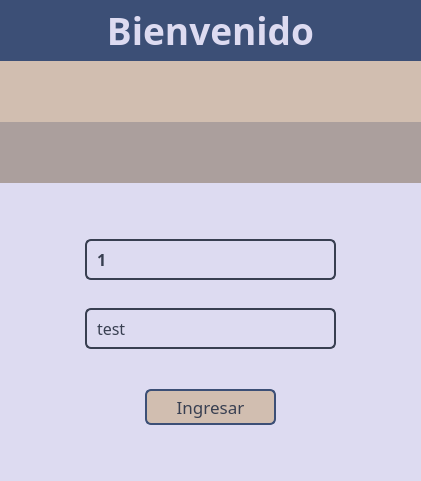
<?xml version="1.0" encoding="UTF-8"?>
<ui version="4.0">
 <class>loginClass</class>
 <widget class="QWidget" name="loginClass">
  <property name="geometry">
   <rect>
    <x>0</x>
    <y>0</y>
    <width>421</width>
    <height>481</height>
   </rect>
  </property>
  <property name="minimumSize">
   <size>
    <width>421</width>
    <height>481</height>
   </size>
  </property>
  <property name="maximumSize">
   <size>
    <width>421</width>
    <height>481</height>
   </size>
  </property>
  <property name="windowTitle">
   <string>login</string>
  </property>
  <property name="styleSheet">
   <string notr="true">background-color: #dddbf1;
</string>
  </property>
  <layout class="QVBoxLayout" name="verticalLayout_2">
   <property name="spacing">
    <number>0</number>
   </property>
   <property name="leftMargin">
    <number>0</number>
   </property>
   <property name="topMargin">
    <number>0</number>
   </property>
   <property name="rightMargin">
    <number>0</number>
   </property>
   <property name="bottomMargin">
    <number>0</number>
   </property>
   <item>
    <layout class="QVBoxLayout" name="verticalLayout">
     <property name="spacing">
      <number>0</number>
     </property>
     <item>
      <widget class="QLabel" name="label">
       <property name="sizePolicy">
        <sizepolicy hsizetype="Preferred" vsizetype="Preferred">
         <horstretch>0</horstretch>
         <verstretch>0</verstretch>
        </sizepolicy>
       </property>
       <property name="minimumSize">
        <size>
         <width>421</width>
         <height>61</height>
        </size>
       </property>
       <property name="maximumSize">
        <size>
         <width>16777215</width>
         <height>61</height>
        </size>
       </property>
       <property name="font">
        <font>
         <family>Bodoni MT</family>
         <pointsize>28</pointsize>
         <bold>true</bold>
        </font>
       </property>
       <property name="styleSheet">
        <string notr="true">background-color: #3c4f76;
color: #dddbf1</string>
       </property>
       <property name="text">
        <string>Bienvenido</string>
       </property>
       <property name="alignment">
        <set>Qt::AlignmentFlag::AlignCenter</set>
       </property>
      </widget>
     </item>
     <item>
      <widget class="QLabel" name="label_2">
       <property name="minimumSize">
        <size>
         <width>421</width>
         <height>61</height>
        </size>
       </property>
       <property name="maximumSize">
        <size>
         <width>16777215</width>
         <height>61</height>
        </size>
       </property>
       <property name="styleSheet">
        <string notr="true">background-color: #d1beb0</string>
       </property>
       <property name="text">
        <string/>
       </property>
      </widget>
     </item>
     <item>
      <widget class="QLabel" name="label_3">
       <property name="minimumSize">
        <size>
         <width>421</width>
         <height>61</height>
        </size>
       </property>
       <property name="styleSheet">
        <string notr="true">background-color: #ab9f9d</string>
       </property>
       <property name="text">
        <string/>
       </property>
      </widget>
     </item>
    </layout>
   </item>
   <item>
    <spacer name="verticalSpacer_4">
     <property name="orientation">
      <enum>Qt::Orientation::Vertical</enum>
     </property>
     <property name="sizeType">
      <enum>QSizePolicy::Policy::Expanding</enum>
     </property>
     <property name="sizeHint" stdset="0">
      <size>
       <width>20</width>
       <height>40</height>
      </size>
     </property>
    </spacer>
   </item>
   <item>
    <layout class="QHBoxLayout" name="horizontalLayout">
     <property name="spacing">
      <number>0</number>
     </property>
     <item>
      <spacer name="horizontalSpacer">
       <property name="orientation">
        <enum>Qt::Orientation::Horizontal</enum>
       </property>
       <property name="sizeHint" stdset="0">
        <size>
         <width>40</width>
         <height>20</height>
        </size>
       </property>
      </spacer>
     </item>
     <item>
      <widget class="QLineEdit" name="user_in">
       <property name="sizePolicy">
        <sizepolicy hsizetype="Preferred" vsizetype="Fixed">
         <horstretch>0</horstretch>
         <verstretch>0</verstretch>
        </sizepolicy>
       </property>
       <property name="minimumSize">
        <size>
         <width>251</width>
         <height>41</height>
        </size>
       </property>
       <property name="font">
        <font>
         <family>Bodoni MT</family>
         <pointsize>12</pointsize>
         <bold>true</bold>
        </font>
       </property>
       <property name="styleSheet">
        <string notr="true">background-color: #dddbf1;
border: 2px solid #383f51;
border-radius: 6px;
padding: 4px 8px;
color: #383f51;</string>
       </property>
       <property name="text">
        <string>1</string>
       </property>
      </widget>
     </item>
     <item>
      <spacer name="horizontalSpacer_2">
       <property name="orientation">
        <enum>Qt::Orientation::Horizontal</enum>
       </property>
       <property name="sizeHint" stdset="0">
        <size>
         <width>40</width>
         <height>20</height>
        </size>
       </property>
      </spacer>
     </item>
    </layout>
   </item>
   <item>
    <spacer name="verticalSpacer">
     <property name="orientation">
      <enum>Qt::Orientation::Vertical</enum>
     </property>
     <property name="sizeType">
      <enum>QSizePolicy::Policy::Preferred</enum>
     </property>
     <property name="sizeHint" stdset="0">
      <size>
       <width>20</width>
       <height>28</height>
      </size>
     </property>
    </spacer>
   </item>
   <item>
    <layout class="QHBoxLayout" name="horizontalLayout_2">
     <property name="spacing">
      <number>0</number>
     </property>
     <item>
      <spacer name="horizontalSpacer_3">
       <property name="orientation">
        <enum>Qt::Orientation::Horizontal</enum>
       </property>
       <property name="sizeHint" stdset="0">
        <size>
         <width>40</width>
         <height>20</height>
        </size>
       </property>
      </spacer>
     </item>
     <item>
      <widget class="QLineEdit" name="pwd_in">
       <property name="sizePolicy">
        <sizepolicy hsizetype="Preferred" vsizetype="Fixed">
         <horstretch>0</horstretch>
         <verstretch>0</verstretch>
        </sizepolicy>
       </property>
       <property name="minimumSize">
        <size>
         <width>251</width>
         <height>41</height>
        </size>
       </property>
       <property name="font">
        <font>
         <family>Bodoni MT</family>
         <pointsize>12</pointsize>
        </font>
       </property>
       <property name="styleSheet">
        <string notr="true">background-color: #dddbf1;
border: 2px solid #383f51;
border-radius: 6px;
padding: 4px 8px;
color: #383f51;</string>
       </property>
       <property name="text">
        <string>test</string>
       </property>
      </widget>
     </item>
     <item>
      <spacer name="horizontalSpacer_4">
       <property name="orientation">
        <enum>Qt::Orientation::Horizontal</enum>
       </property>
       <property name="sizeHint" stdset="0">
        <size>
         <width>40</width>
         <height>20</height>
        </size>
       </property>
      </spacer>
     </item>
    </layout>
   </item>
   <item>
    <spacer name="verticalSpacer_3">
     <property name="orientation">
      <enum>Qt::Orientation::Vertical</enum>
     </property>
     <property name="sizeType">
      <enum>QSizePolicy::Policy::Preferred</enum>
     </property>
     <property name="sizeHint" stdset="0">
      <size>
       <width>20</width>
       <height>40</height>
      </size>
     </property>
    </spacer>
   </item>
   <item>
    <layout class="QHBoxLayout" name="horizontalLayout_3">
     <property name="spacing">
      <number>0</number>
     </property>
     <item>
      <spacer name="horizontalSpacer_5">
       <property name="orientation">
        <enum>Qt::Orientation::Horizontal</enum>
       </property>
       <property name="sizeHint" stdset="0">
        <size>
         <width>40</width>
         <height>20</height>
        </size>
       </property>
      </spacer>
     </item>
     <item>
      <widget class="QPushButton" name="login_b">
       <property name="minimumSize">
        <size>
         <width>131</width>
         <height>31</height>
        </size>
       </property>
       <property name="font">
        <font>
         <family>Bodoni MT</family>
         <pointsize>13</pointsize>
        </font>
       </property>
       <property name="styleSheet">
        <string notr="true">background-color: #d1beb0;
border: 2px solid #3c4f76;
border-radius: 6px;
padding: 4px 8px;
color: #383f51;</string>
       </property>
       <property name="text">
        <string>Ingresar</string>
       </property>
      </widget>
     </item>
     <item>
      <spacer name="horizontalSpacer_6">
       <property name="orientation">
        <enum>Qt::Orientation::Horizontal</enum>
       </property>
       <property name="sizeHint" stdset="0">
        <size>
         <width>40</width>
         <height>20</height>
        </size>
       </property>
      </spacer>
     </item>
    </layout>
   </item>
   <item>
    <spacer name="verticalSpacer_2">
     <property name="orientation">
      <enum>Qt::Orientation::Vertical</enum>
     </property>
     <property name="sizeType">
      <enum>QSizePolicy::Policy::Expanding</enum>
     </property>
     <property name="sizeHint" stdset="0">
      <size>
       <width>20</width>
       <height>55</height>
      </size>
     </property>
    </spacer>
   </item>
  </layout>
 </widget>
 <layoutdefault spacing="6" margin="11"/>
 <resources/>
 <connections/>
</ui>
